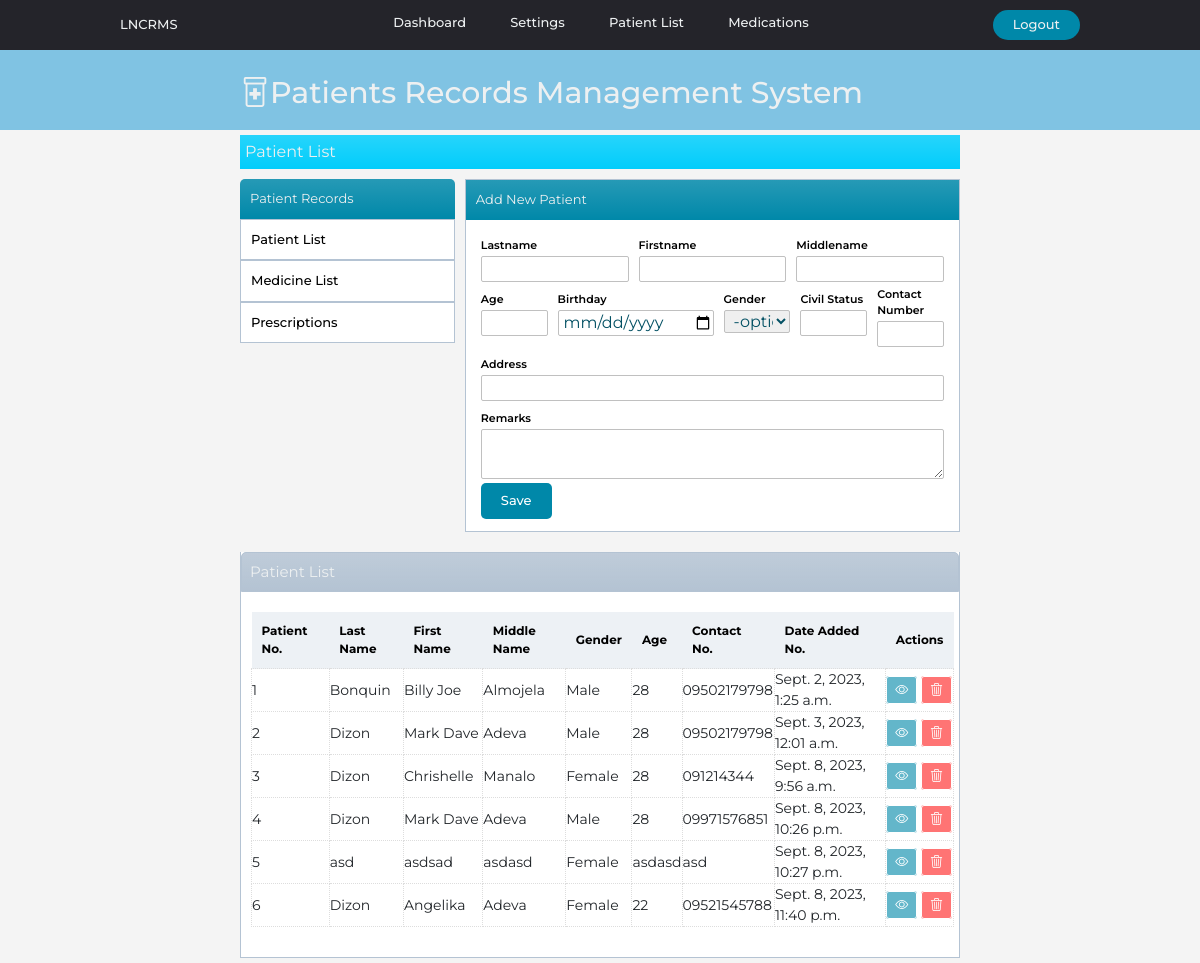
/patientlist, run on an earlier commit of the app's database.
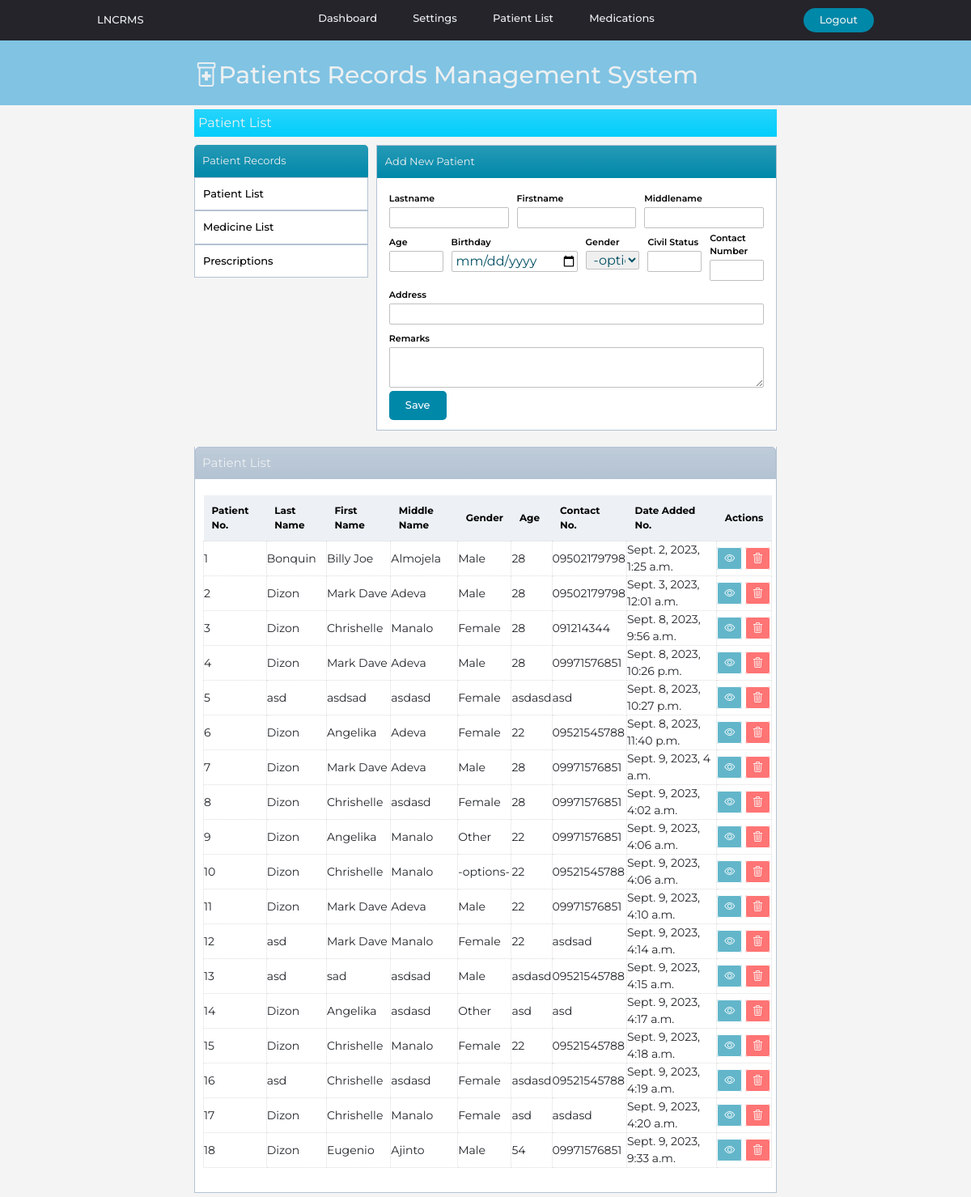
And on a later commit of the database.
### website/models.py (models this page shows)
class Patient(models.Model):
    created_at = models.DateTimeField(auto_now_add=True)
    first_name = models.CharField(max_length=50)
    middle_name = models.CharField(max_length=50)
    last_name = models.CharField(max_length=50)
    age = models.CharField(max_length=50)
    bday = models.CharField(max_length=50,default='')
    civil_status = models.CharField(max_length=50,default='')
    gender = models.CharField(max_length=50)
    address = models.CharField(max_length=100)
    contact_number = models.CharField(max_length=50)
    remarks = models.CharField(max_length=200)

### website/views.py (the view, shortened to what this page needs)
# urls.py: path('patientlist',views.patientlist, name='patientlist'),
def patientlist(request):
    patientsdata = {'patientsdata': Patient.objects.all()}
    return render(request, 'patientlist.html',patientsdata)

### website/templates/patientlist.html
{% extends 'index.html' %}
{% block content%}
<div class="title-tab bg-gradient">Patient List</div>
    <div class="container1">
      {% include "sidemenu.html" %}
      <div class="reg-area">
        {% include 'newpatient.html' %}
      </div>
    </div>
    <div class="container2">
      <div class="table-title bg-gradient">Patient List</div>
      <div class="table-box">
        {% include 'patientstable.html' %}
      </div>
</div>
{%endblock%}

### website/templates/patientstable.html
    <table id="patienttable" class="patient-tables">
      <thead >
        <th>Patient No.</th>
        <th>Last Name</th>
        <th>First Name</th>
        <th>Middle Name</th>
        <th>Gender</th>
        <th>Age</th>
        <th>Contact No.</th>
        <th>Date Added No.</th>
        <th>Actions</th>
      </thead>
      <tbody>
        {% for x in patientsdata %}
        <tr>
          <td>{{x.id}}</td>
          <td>{{x.last_name}}</td>
          <td>{{x.first_name}}</td>
          <td>{{x.middle_name}}</td>
          <td>{{x.gender}}</td>
          <td>{{x.age}}</td>
          <td>{{x.contact_number}}</td>
          <td>{{x.created_at}}</td>
          <td>
            <a href="{% url 'patientinfo' x.id %}" id="link-view"><i class="bi bi-eye"></i></a>
            <a href="#" id="link-delete"><i class="bi bi-trash3"></i></a>
          </td>
        </tr>
        {% endfor %}
      </tbody>
    </table>

What changed in the data, as far as the page shows it:
added Patient: id "7", last_name "Dizon", first_name "Mark Dave", middle_name "Adeva", gender "Male", age "28", contact_number "09971576851", created_at "Sept. 9, 2023, 4 a.m."
added Patient: id "8", last_name "Dizon", first_name "Chrishelle", middle_name "asdasd", gender "Female", age "28", contact_number "09971576851", created_at "Sept. 9, 2023, 4:02 a.m."
added Patient: id "9", last_name "Dizon", first_name "Angelika", middle_name "Manalo", gender "Other", age "22", contact_number "09971576851", created_at "Sept. 9, 2023, 4:06 a.m."
added Patient: id "10", last_name "Dizon", first_name "Chrishelle", middle_name "Manalo", gender "-options-", age "22", contact_number "09521545788", created_at "Sept. 9, 2023, 4:06 a.m."
added Patient: id "11", last_name "Dizon", first_name "Mark Dave", middle_name "Adeva", gender "Male", age "22", contact_number "09971576851", created_at "Sept. 9, 2023, 4:10 a.m."
added Patient: id "12", last_name "asd", first_name "Mark Dave", middle_name "Manalo", gender "Female", age "22", contact_number "asdsad", created_at "Sept. 9, 2023, 4:14 a.m."
added Patient: id "13", last_name "asd", first_name "sad", middle_name "asdsad", gender "Male", age "asdasd", contact_number "09521545788", created_at "Sept. 9, 2023, 4:15 a.m."
added Patient: id "14", last_name "Dizon", first_name "Angelika", middle_name "asdasd", gender "Other", age "asd", contact_number "asd", created_at "Sept. 9, 2023, 4:17 a.m."
added Patient: id "15", last_name "Dizon", first_name "Chrishelle", middle_name "Manalo", gender "Female", age "22", contact_number "09521545788", created_at "Sept. 9, 2023, 4:18 a.m."
added Patient: id "16", last_name "asd", first_name "Chrishelle", middle_name "asdasd", gender "Female", age "asdasd", contact_number "09521545788", created_at "Sept. 9, 2023, 4:19 a.m."
added Patient: id "17", last_name "Dizon", first_name "Chrishelle", middle_name "Manalo", gender "Female", age "asd", contact_number "asdasd", created_at "Sept. 9, 2023, 4:20 a.m."
added Patient: id "18", last_name "Dizon", first_name "Eugenio", middle_name "Ajinto", gender "Male", age "54", contact_number "09971576851", created_at "Sept. 9, 2023, 9:33 a.m."
